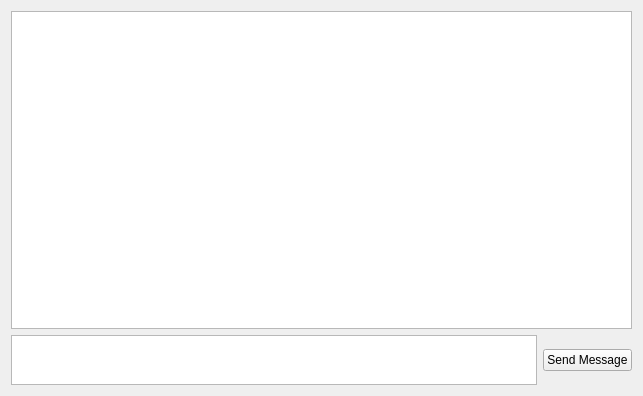
<?xml version="1.0" encoding="UTF-8"?>
<ui version="4.0">
 <class>MainWindow</class>
 <widget class="QMainWindow" name="MainWindow">
  <property name="geometry">
   <rect>
    <x>0</x>
    <y>0</y>
    <width>643</width>
    <height>396</height>
   </rect>
  </property>
  <property name="windowTitle">
   <string>Google Chrome Native Messaging App</string>
  </property>
  <widget class="QWidget" name="centralWidget">
   <layout class="QVBoxLayout" name="verticalLayout_2" stretch="1,0">
    <item>
     <widget class="QPlainTextEdit" name="plainTextEdit">
      <property name="autoFillBackground">
       <bool>false</bool>
      </property>
     </widget>
    </item>
    <item>
     <layout class="QVBoxLayout" name="verticalLayout_3">
      <property name="leftMargin">
       <number>0</number>
      </property>
      <property name="topMargin">
       <number>0</number>
      </property>
      <item>
       <layout class="QHBoxLayout" name="horizontalLayout">
        <property name="topMargin">
         <number>0</number>
        </property>
        <property name="rightMargin">
         <number>0</number>
        </property>
        <item>
         <widget class="QPlainTextEdit" name="teMessage">
          <property name="maximumSize">
           <size>
            <width>16777215</width>
            <height>50</height>
           </size>
          </property>
         </widget>
        </item>
        <item>
         <widget class="QPushButton" name="SendMessage">
          <property name="text">
           <string>Send Message</string>
          </property>
         </widget>
        </item>
       </layout>
      </item>
     </layout>
    </item>
   </layout>
  </widget>
 </widget>
 <layoutdefault spacing="6" margin="11"/>
 <resources/>
 <connections/>
</ui>
